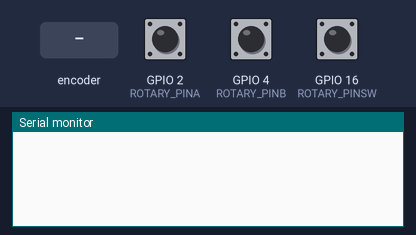
A sketch run on a simulated ESP32. On the bench: the last lines printed to the serial monitor. Inputs (shaded band) come from the test bench; at power-on: GPIO 16 (ROTARY_PINSW) HIGH, GPIO 2 (ROTARY_PINA) HIGH, GPIO 4 (ROTARY_PINB) HIGH.

Above: at 1.2 s.
1.3 s: rotary encoder on GPIO 2 (ROTARY_PINA) / GPIO 4 (ROTARY_PINB) turned 1 step (first pin leading)
At 2.6 s:
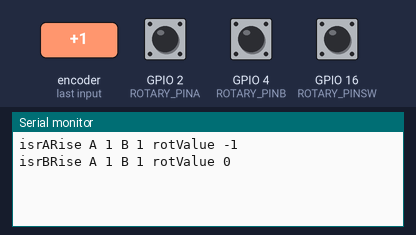
3.0 s: GPIO 16 (ROTARY_PINSW) pulled LOW for 0.15 s
At 4.3 s:
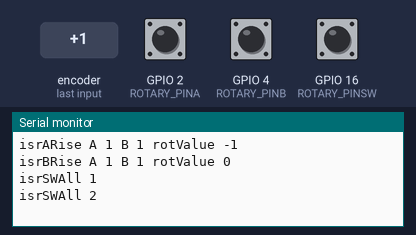
4.6 s: rotary encoder on GPIO 2 (ROTARY_PINA) / GPIO 4 (ROTARY_PINB) turned 1 step (first pin leading)
At 5.3 s:
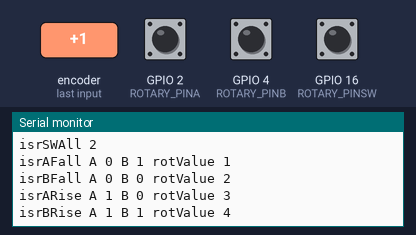
6.3 s: GPIO 16 (ROTARY_PINSW) pulled LOW for 1 s
At 8.2 s:
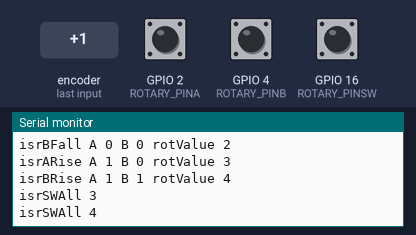
Timing chart, 0 to 9.7 s (numbered marks = the images above; inputs shaded):
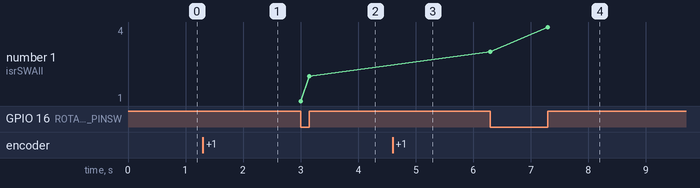

The sketch:

ESP32_RotaryEncoder.ino
```cpp
// KY-040 ...  ESP32
// CLK    ...  PIN 4
// DT     ...  PIN 2
// SW     ...  PIN 16
// +      ...  3.3V
// GND    ...  GND

#include <Arduino.h>
void IRAM_ATTR isrARise();
void IRAM_ATTR isrAFall();
void IRAM_ATTR isrBRise();
void IRAM_ATTR isrBFall();
void IRAM_ATTR isrSWAll();

long int rotValue=0, swValue=0;
uint8_t stateA=0, stateB=1;

#define ROTARY_PINA 2
#define ROTARY_PINB 4
#define ROTARY_PINSW 16

void IRAM_ATTR isrARise() {
 detachInterrupt(ROTARY_PINA);
 stateA=1;

 if(stateB==0) {
  rotValue++; // forward
 } else {
  rotValue--; // reverse
 }
 Serial.print("isrARise A ");
 Serial.print(stateA);
 Serial.print(" B ");
 Serial.print(stateB);
 Serial.print(" rotValue ");
 Serial.println(rotValue);
 attachInterrupt(ROTARY_PINA, isrAFall, FALLING);
}

void IRAM_ATTR isrAFall() {
 detachInterrupt(ROTARY_PINA);
 stateA=0;

 if(stateB==1) {
  rotValue++; // forward
 } else {
  rotValue--; // reverse
 }
 Serial.print("isrAFall A ");
 Serial.print(stateA);
 Serial.print(" B ");
 Serial.print(stateB);
 Serial.print(" rotValue ");
 Serial.println(rotValue);
 attachInterrupt(ROTARY_PINA, isrARise, RISING);
}

void IRAM_ATTR isrBRise() {
 detachInterrupt(ROTARY_PINB);
 stateB=1;

 if(stateA==1) {
  rotValue++; // forward
 } else {
  rotValue--; // reverse
 }
 Serial.print("isrBRise A ");
 Serial.print(stateA);
 Serial.print(" B ");
 Serial.print(stateB);
 Serial.print(" rotValue ");
 Serial.println(rotValue);
 attachInterrupt(ROTARY_PINB, isrBFall, FALLING);
}

void IRAM_ATTR isrBFall() {
 detachInterrupt(ROTARY_PINB);
 stateB=0;

 if(stateA==0) {
  rotValue++; // forward
 } else {
   rotValue--; // reverse
 }
 Serial.print("isrBFall A ");
 Serial.print(stateA);
 Serial.print(" B ");
 Serial.print(stateB);
 Serial.print(" rotValue ");
 Serial.println(rotValue);
 attachInterrupt(ROTARY_PINB, isrBRise, RISING);
}

void IRAM_ATTR isrSWAll() {
 detachInterrupt(ROTARY_PINSW);

 swValue++;

 Serial.print("isrSWAll ");
 Serial.println(swValue);
 attachInterrupt(ROTARY_PINSW, isrSWAll, CHANGE);
}

void setup(){
  pinMode(ROTARY_PINA, INPUT_PULLUP);
  pinMode(ROTARY_PINB, INPUT_PULLUP);
  pinMode(ROTARY_PINSW, INPUT_PULLUP);

  attachInterrupt(ROTARY_PINA, isrARise, RISING);
  attachInterrupt(ROTARY_PINB, isrBRise, RISING);
  attachInterrupt(ROTARY_PINSW, isrSWAll, CHANGE);
  Serial.begin(115200);
}


void loop(){

}
```

Measured:
- after the input at 1.3 s, the serial monitor: prints a new line after 0.05 s (image 1)
- after the input at 3.0 s, the serial monitor: prints a new line at once (image 2)
- after the input at 4.6 s, the serial monitor: prints a new line at once (image 3)
- after the input at 6.3 s, the serial monitor: prints a new line at once (image 4)
